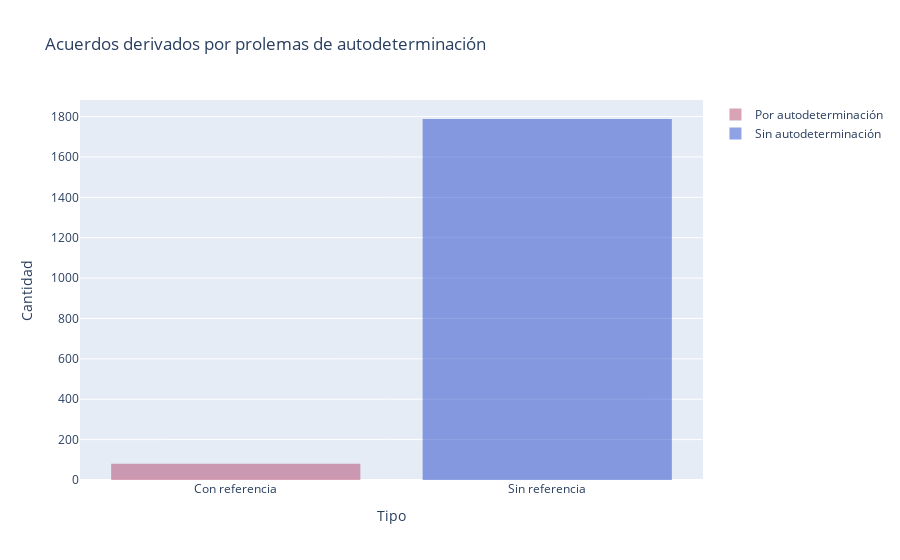

Notebook cell for this chart:
### Markdown cell above
## Análisis de laos acurdos referentes a autodeterminación

### Code cell
xauto =  df3.Estado_autodeter[df3.Estado_autodeter == 'Con referencia']
sauto = df3.Estado_autodeter[df3.Estado_autodeter == 'Sin referencia']

trace1 = go.Histogram(
    x=xauto,
    opacity=0.75,
    name = "Por autodeterminación",
    marker=dict(color='rgba(171, 50, 96, 0.6)'))
trace2 = go.Histogram(
    x=sauto,
    opacity=0.75,
    name = "Sin autodeterminación",
    marker=dict(color='rgba(12, 50, 196, 0.6)'))

data = [trace1, trace2]
layout = go.Layout(barmode='overlay',
                   title=' Acuerdos derivados por prolemas de autodeterminación',
                   xaxis=dict(title='Tipo'),
                   yaxis=dict( title='Cantidad'),
)
fig = go.Figure(data=data, layout=layout)
iplot(fig)

### Figure 1 — Plotly figure (JSON) as saved in the notebook; plotly's stock layout.template omitted (floating-point values rounded to 4 significant figures; data arrays with more than 128 entries replaced by an {"elided": "..."} marker saying what was removed)
{"data": [{"marker": {"color": "rgba(171, 50, 96, 0.6)"}, "name": "Por autodeterminación", "opacity": 0.75, "type": "histogram", "x": ["Con referencia", "Con referencia", "Con referencia", "Con referencia", "Con referencia", "Con referencia", "Con referencia", "Con referencia", "Con referencia", "Con referencia", "Con referencia", "Con referencia", "Con referencia", "Con referencia", "Con referencia", "Con referencia", "Con referencia", "Con referencia", "Con referencia", "Con referencia", "Con referencia", "Con referencia", "Con referencia", "Con referencia", "Con referencia", "Con referencia", "Con referencia", "Con referencia", "Con referencia", "Con referencia", "Con referencia", "Con referencia", "Con referencia", "Con referencia", "Con referencia", "Con referencia", "Con referencia", "Con referencia", "Con referencia", "Con referencia", "Con referencia", "Con referencia", "Con referencia", "Con referencia", "Con referencia", "Con referencia", "Con referencia", "Con referencia", "Con referencia", "Con referencia", "Con referencia", "Con referencia", "Con referencia", "Con referencia", "Con referencia", "Con referencia", "Con referencia", "Con referencia", "Con referencia", "Con referencia", "Con referencia", "Con referencia", "Con referencia", "Con referencia", "Con referencia", "Con referencia", "Con referencia", "Con referencia", "Con referencia", "Con referencia", "Con referencia", "Con referencia", "Con referencia", "Con referencia", "Con referencia", "Con referencia", "Con referencia", "Con referencia", "Con referencia", "Con referencia"]}, {"marker": {"color": "rgba(12, 50, 196, 0.6)"}, "name": "Sin autodeterminación", "opacity": 0.75, "type": "histogram", "x": {"elided": "1788 str values"}}], "layout": {"barmode": "overlay", "title": {"text": " Acuerdos derivados por prolemas de autodeterminación"}, "xaxis": {"title": {"text": "Tipo"}}, "yaxis": {"title": {"text": "Cantidad"}}}}
